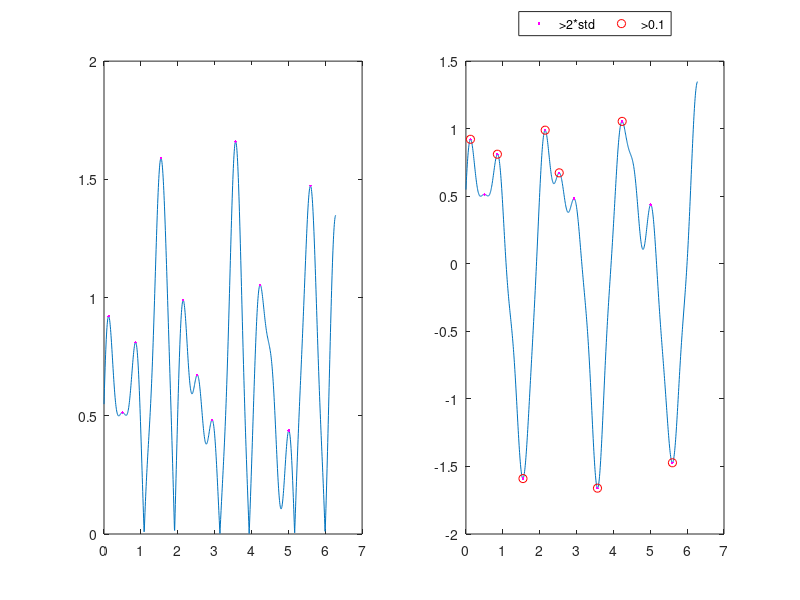

The MATLAB script that drew this image:
 t = 2*pi*linspace(0,1,1024)';
 y = sin(3.14*t) + 0.5*cos(6.09*t) + 0.1*sin(10.11*t+1/6) + 0.1*sin(15.3*t+1/3);

 data1 = abs(y); # Positive values
 [pks idx] = findpeaks(data1);

 data2 = y; # Double-sided
 [pks2 idx2] = findpeaks(data2,"DoubleSided");
 [pks3 idx3] = findpeaks(data2,"DoubleSided","MinPeakHeight",0.5);

 subplot(1,2,1)
 plot(t,data1,t(idx),data1(idx),'.m')
 subplot(1,2,2)
 plot(t,data2,t(idx2),data2(idx2),".m;>2*std;",t(idx3),data2(idx3),"or;>0.1;")
 legend("Location","NorthOutside","Orientation","horizontal")

 #----------------------------------------------------------------------------
 # Finding the peaks of smooth data is not a big deal!
